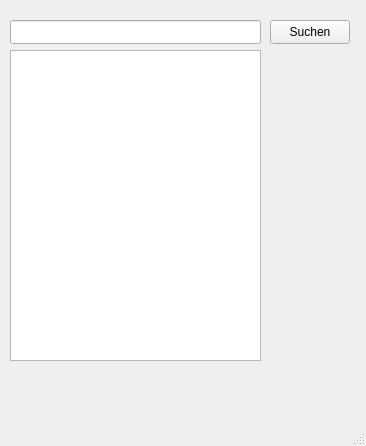
<?xml version="1.0" encoding="UTF-8"?>
<ui version="4.0">
 <class>MainWindow</class>
 <widget class="QMainWindow" name="MainWindow">
  <property name="geometry">
   <rect>
    <x>0</x>
    <y>0</y>
    <width>366</width>
    <height>446</height>
   </rect>
  </property>
  <property name="windowTitle">
   <string>MainWindow</string>
  </property>
  <widget class="QWidget" name="centralwidget">
   <widget class="QListView" name="listView">
    <property name="geometry">
     <rect>
      <x>10</x>
      <y>50</y>
      <width>251</width>
      <height>311</height>
     </rect>
    </property>
   </widget>
   <widget class="QLineEdit" name="lineEdit">
    <property name="geometry">
     <rect>
      <x>10</x>
      <y>20</y>
      <width>251</width>
      <height>24</height>
     </rect>
    </property>
   </widget>
   <widget class="QPushButton" name="pushButton">
    <property name="geometry">
     <rect>
      <x>270</x>
      <y>20</y>
      <width>80</width>
      <height>24</height>
     </rect>
    </property>
    <property name="text">
     <string>Suchen</string>
    </property>
   </widget>
   <widget class="QLabel" name="labelDuration">
    <property name="geometry">
     <rect>
      <x>10</x>
      <y>370</y>
      <width>241</width>
      <height>20</height>
     </rect>
    </property>
    <property name="text">
     <string/>
    </property>
   </widget>
  </widget>
  <widget class="QMenuBar" name="menubar">
   <property name="geometry">
    <rect>
     <x>0</x>
     <y>0</y>
     <width>366</width>
     <height>21</height>
    </rect>
   </property>
  </widget>
  <widget class="QStatusBar" name="statusbar"/>
 </widget>
 <resources/>
 <connections/>
</ui>
